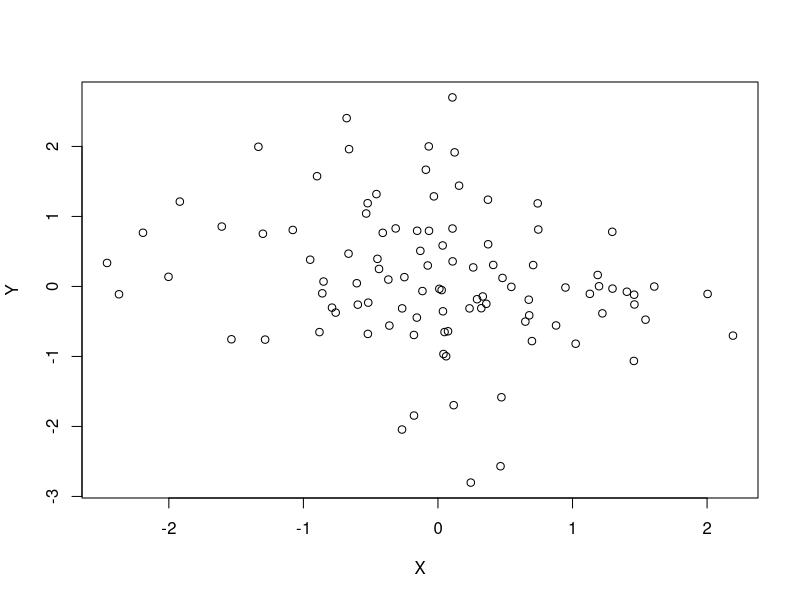

The R script that drew this image: (Note: this script raises an error after producing the figure.)
#n-ed fokú polinomiális regresszió

#véletlen adatok generálása
X <- rnorm(100)
Y <- rnorm(100)
n <- length(X)

#PolynomialRegression fv. megjeleníti az adatokat és kiszámítja a másodfokú egyenlet együtthatóját.
PolynomialRegression <- function(X, Y) {
  plot(X, Y)
  szamolX2(X, Y)
#calculateA1 és calculateA0 függvény üres
}

#A másodfokú együttható kiszámítása
szamolX2 <- function(X, Y) {
  osszegX <- Summary(X)
  osszegY <- Summary(Y)
  osszegXY <- Summary(X, Y)
  osszegX2Y <- Summary(X^2, Y)
  osszegX2 <- Summary(X^2)
  osszegX3 <- Summary(X^3)
  osszegX4 <- Summary(X^4)

#számláló és nevező kiszámolása
  szamlalo <- osszegX2Y * ((osszegX2 * n) - (osszegX * osszegX)) - osszegX3 * ((osszegXY * n) - (osszegY * osszegX)) + osszegX2 * ((osszegXY * osszegX) - (osszegY * osszegX2))
  nevezo <- osszegX4 * ((osszegX2 * n) - (osszegX * osszegX)) - osszegX3 * ((osszegX3 * n) - (osszeX2  * osszegX)) + osszegX2 * ((osszegX3 * osszegX) - (osszegX2 * osszegX2))
  
#nullával való osztás ellenőrzése
  if (nevezo == 0) {
    print("Nullával való osztás történt, az eredmény nem értelmezhető.")
    return(NULL)
  }
  
  eredmeny <- szamlalo / nevezo
  print(eredmeny)
}

#összegzés funkció, amely két változót fogad el és visszaadja azok összegét
Summary <- function(X, Y) {
  osszeg <- 0
  n <- length(X)
  if (missing(Y)) {
    for (i in 1:n) {
      osszeg <- osszeg + X[i]
    }
    return(osszeg)
  }
  for (i in 1:n) {
    osszeg <- osszeg + X[i] * Y[i]
  }
  return(osszeg)
}

#futtatás
PolynomialRegression(X, Y)

